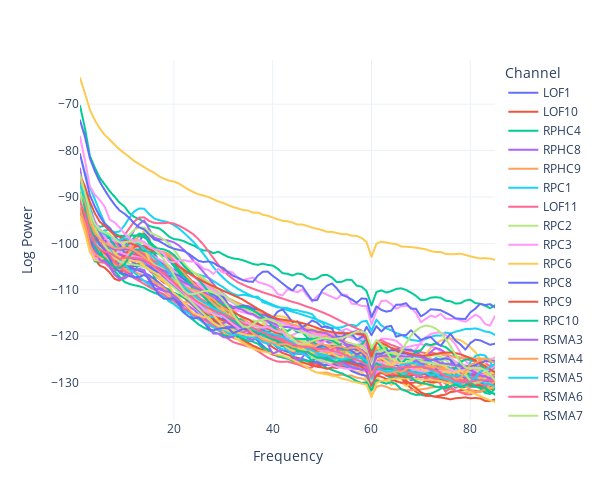

The notebook cell this image was saved under:
### Code cell
# Dynamic plot with Plotly
fig = px.line(tfr, x = 'frequency', y = 'log_power', color = 'channel', template = 'plotly_white', width = 600, height = 500)
fig.update_layout(xaxis_title = 'Frequency', yaxis_title = 'Log Power', legend_title = 'Channel')
fig.show()
